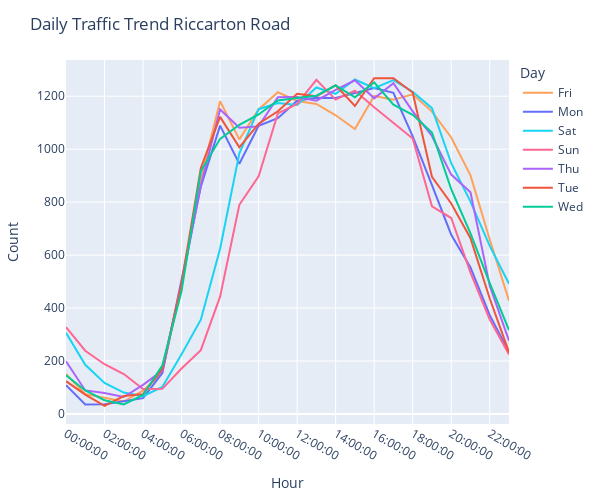

Source (notebook cell):
### Markdown cell above
Plot Traffic Data for Riccarton Road

### Code cell
plot(
    traffic_collated, x=:Hour, y=:Count, color=:Day,
    Layout(
        width=600,height=500,
        showlegend=true,
        xaxis=attr(dtick=2, tickformat="%H"),
        title="Daily Traffic Trend Riccarton Road"
    )
)

### Figure 1 — Plotly figure (JSON) as saved in the notebook; plotly's stock layout.template omitted (floating-point values rounded to 4 significant figures)
{"data": [{"legendgroup": "Fri", "marker": {"color": "#FFA15A"}, "name": "Fri", "showlegend": true, "type": "scatter", "x": ["00:00:00", "01:00:00", "02:00:00", "03:00:00", "04:00:00", "05:00:00", "06:00:00", "07:00:00", "08:00:00", "09:00:00", "10:00:00", "11:00:00", "12:00:00", "13:00:00", "14:00:00", "15:00:00", "16:00:00", "17:00:00", "18:00:00", "19:00:00", "20:00:00", "21:00:00", "22:00:00", "23:00:00"], "xaxis": "x", "y": [151, 75, 61, 47, 88, 156, 487, 890, 1181, 1037, 1150, 1215, 1182, 1171, 1128, 1076, 1201, 1187, 1207, 1142, 1044, 901, 659, 428], "yaxis": "y"}, {"legendgroup": "Mon", "marker": {"color": "#636efa"}, "name": "Mon", "showlegend": true, "type": "scatter", "x": ["00:00:00", "01:00:00", "02:00:00", "03:00:00", "04:00:00", "05:00:00", "06:00:00", "07:00:00", "08:00:00", "09:00:00", "10:00:00", "11:00:00", "12:00:00", "13:00:00", "14:00:00", "15:00:00", "16:00:00", "17:00:00", "18:00:00", "19:00:00", "20:00:00", "21:00:00", "22:00:00", "23:00:00"], "xaxis": "x", "y": [109, 36, 37, 48, 60, 155, 502, 858, 1089, 945, 1088, 1117, 1183, 1194, 1193, 1212, 1231, 1213, 1048, 864, 677, 553, 373, 234], "yaxis": "y"}, {"legendgroup": "Sat", "marker": {"color": "#19d3f3"}, "name": "Sat", "showlegend": true, "type": "scatter", "x": ["00:00:00", "01:00:00", "02:00:00", "03:00:00", "04:00:00", "05:00:00", "06:00:00", "07:00:00", "08:00:00", "09:00:00", "10:00:00", "11:00:00", "12:00:00", "13:00:00", "14:00:00", "15:00:00", "16:00:00", "17:00:00", "18:00:00", "19:00:00", "20:00:00", "21:00:00", "22:00:00", "23:00:00"], "xaxis": "x", "y": [307, 186, 117, 81, 67, 102, 226, 356, 624, 984, 1151, 1174, 1167, 1233, 1209, 1263, 1230, 1261, 1217, 1155, 947, 802, 635, 492], "yaxis": "y"}, {"legendgroup": "Sun", "marker": {"color": "#FF6692"}, "name": "Sun", "showlegend": true, "type": "scatter", "x": ["00:00:00", "01:00:00", "02:00:00", "03:00:00", "04:00:00", "05:00:00", "06:00:00", "07:00:00", "08:00:00", "09:00:00", "10:00:00", "11:00:00", "12:00:00", "13:00:00", "14:00:00", "15:00:00", "16:00:00", "17:00:00", "18:00:00", "19:00:00", "20:00:00", "21:00:00", "22:00:00", "23:00:00"], "xaxis": "x", "y": [328, 239, 188, 151, 94, 95, 172, 241, 443, 790, 898, 1135, 1171, 1262, 1187, 1221, 1158, 1099, 1040, 784, 740, 534, 357, 225], "yaxis": "y"}, {"legendgroup": "Thu", "marker": {"color": "#ab63fa"}, "name": "Thu", "showlegend": true, "type": "scatter", "x": ["00:00:00", "01:00:00", "02:00:00", "03:00:00", "04:00:00", "05:00:00", "06:00:00", "07:00:00", "08:00:00", "09:00:00", "10:00:00", "11:00:00", "12:00:00", "13:00:00", "14:00:00", "15:00:00", "16:00:00", "17:00:00", "18:00:00", "19:00:00", "20:00:00", "21:00:00", "22:00:00", "23:00:00"], "xaxis": "x", "y": [199, 89, 79, 64, 110, 164, 490, 864, 1150, 1081, 1086, 1196, 1197, 1183, 1224, 1260, 1192, 1249, 1143, 1050, 904, 837, 484, 277], "yaxis": "y"}, {"legendgroup": "Tue", "marker": {"color": "#EF553B"}, "name": "Tue", "showlegend": true, "type": "scatter", "x": ["00:00:00", "01:00:00", "02:00:00", "03:00:00", "04:00:00", "05:00:00", "06:00:00", "07:00:00", "08:00:00", "09:00:00", "10:00:00", "11:00:00", "12:00:00", "13:00:00", "14:00:00", "15:00:00", "16:00:00", "17:00:00", "18:00:00", "19:00:00", "20:00:00", "21:00:00", "22:00:00", "23:00:00"], "xaxis": "x", "y": [124, 73, 31, 68, 75, 171, 494, 929, 1122, 1007, 1096, 1143, 1209, 1200, 1241, 1163, 1268, 1268, 1214, 896, 795, 664, 436, 233], "yaxis": "y"}, {"legendgroup": "Wed", "marker": {"color": "#00cc96"}, "name": "Wed", "showlegend": true, "type": "scatter", "x": ["00:00:00", "01:00:00", "02:00:00", "03:00:00", "04:00:00", "05:00:00", "06:00:00", "07:00:00", "08:00:00", "09:00:00", "10:00:00", "11:00:00", "12:00:00", "13:00:00", "14:00:00", "15:00:00", "16:00:00", "17:00:00", "18:00:00", "19:00:00", "20:00:00", "21:00:00", "22:00:00", "23:00:00"], "xaxis": "x", "y": [146, 89, 52, 36, 72, 183, 464, 917, 1039, 1092, 1131, 1184, 1193, 1202, 1241, 1196, 1252, 1168, 1130, 1063, 849, 682, 494, 317], "yaxis": "y"}], "layout": {"height": 500, "legend": {"title": {"text": "Day"}, "tracegroupgap": 0}, "margin": {"b": 50, "l": 50, "r": 50, "t": 60}, "showlegend": true, "title": "Daily Traffic Trend Riccarton Road", "width": 600, "xaxis": {"dtick": 2, "tickformat": "%H", "title": {"text": "Hour"}}, "yaxis": {"title": {"text": "Count"}}}}
